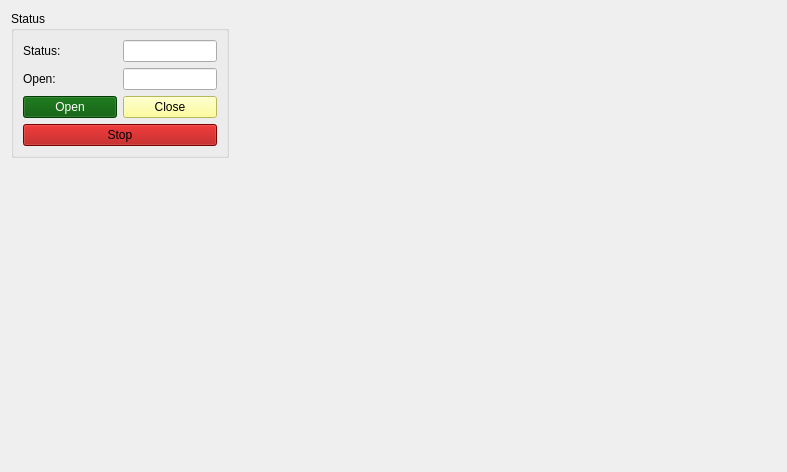
<?xml version="1.0" encoding="UTF-8"?>
<ui version="4.0">
 <class>WidgetRoof</class>
 <widget class="QWidget" name="WidgetRoof">
  <property name="geometry">
   <rect>
    <x>0</x>
    <y>0</y>
    <width>787</width>
    <height>472</height>
   </rect>
  </property>
  <property name="windowTitle">
   <string>Form</string>
  </property>
  <layout class="QHBoxLayout" name="horizontalLayout" stretch="0,1">
   <item>
    <layout class="QVBoxLayout" name="verticalLayout">
     <item>
      <widget class="QGroupBox" name="groupBox_2">
       <property name="title">
        <string>Status</string>
       </property>
       <layout class="QGridLayout" name="gridLayout_2" columnstretch="1,1">
        <item row="1" column="1">
         <widget class="QLineEdit" name="labelOpen">
          <property name="alignment">
           <set>Qt::AlignCenter</set>
          </property>
          <property name="readOnly">
           <bool>true</bool>
          </property>
         </widget>
        </item>
        <item row="0" column="1">
         <widget class="QLineEdit" name="labelStatus">
          <property name="alignment">
           <set>Qt::AlignCenter</set>
          </property>
          <property name="readOnly">
           <bool>true</bool>
          </property>
         </widget>
        </item>
        <item row="0" column="0">
         <widget class="QLabel" name="label_9">
          <property name="text">
           <string>Status:</string>
          </property>
         </widget>
        </item>
        <item row="1" column="0">
         <widget class="QLabel" name="label_10">
          <property name="text">
           <string>Open:</string>
          </property>
         </widget>
        </item>
        <item row="2" column="0">
         <widget class="QPushButton" name="buttonOpen">
          <property name="palette">
           <palette>
            <active>
             <colorrole role="WindowText">
              <brush brushstyle="SolidPattern">
               <color alpha="255">
                <red>255</red>
                <green>255</green>
                <blue>255</blue>
               </color>
              </brush>
             </colorrole>
             <colorrole role="Button">
              <brush brushstyle="SolidPattern">
               <color alpha="255">
                <red>0</red>
                <green>85</green>
                <blue>0</blue>
               </color>
              </brush>
             </colorrole>
             <colorrole role="Light">
              <brush brushstyle="SolidPattern">
               <color alpha="255">
                <red>0</red>
                <green>127</green>
                <blue>0</blue>
               </color>
              </brush>
             </colorrole>
             <colorrole role="Midlight">
              <brush brushstyle="SolidPattern">
               <color alpha="255">
                <red>0</red>
                <green>106</green>
                <blue>0</blue>
               </color>
              </brush>
             </colorrole>
             <colorrole role="Dark">
              <brush brushstyle="SolidPattern">
               <color alpha="255">
                <red>0</red>
                <green>42</green>
                <blue>0</blue>
               </color>
              </brush>
             </colorrole>
             <colorrole role="Mid">
              <brush brushstyle="SolidPattern">
               <color alpha="255">
                <red>0</red>
                <green>56</green>
                <blue>0</blue>
               </color>
              </brush>
             </colorrole>
             <colorrole role="Text">
              <brush brushstyle="SolidPattern">
               <color alpha="255">
                <red>255</red>
                <green>255</green>
                <blue>255</blue>
               </color>
              </brush>
             </colorrole>
             <colorrole role="BrightText">
              <brush brushstyle="SolidPattern">
               <color alpha="255">
                <red>255</red>
                <green>255</green>
                <blue>255</blue>
               </color>
              </brush>
             </colorrole>
             <colorrole role="ButtonText">
              <brush brushstyle="SolidPattern">
               <color alpha="255">
                <red>255</red>
                <green>255</green>
                <blue>255</blue>
               </color>
              </brush>
             </colorrole>
             <colorrole role="Base">
              <brush brushstyle="SolidPattern">
               <color alpha="255">
                <red>0</red>
                <green>0</green>
                <blue>0</blue>
               </color>
              </brush>
             </colorrole>
             <colorrole role="Window">
              <brush brushstyle="SolidPattern">
               <color alpha="255">
                <red>0</red>
                <green>85</green>
                <blue>0</blue>
               </color>
              </brush>
             </colorrole>
             <colorrole role="Shadow">
              <brush brushstyle="SolidPattern">
               <color alpha="255">
                <red>0</red>
                <green>0</green>
                <blue>0</blue>
               </color>
              </brush>
             </colorrole>
             <colorrole role="AlternateBase">
              <brush brushstyle="SolidPattern">
               <color alpha="255">
                <red>0</red>
                <green>42</green>
                <blue>0</blue>
               </color>
              </brush>
             </colorrole>
             <colorrole role="ToolTipBase">
              <brush brushstyle="SolidPattern">
               <color alpha="255">
                <red>255</red>
                <green>255</green>
                <blue>220</blue>
               </color>
              </brush>
             </colorrole>
             <colorrole role="ToolTipText">
              <brush brushstyle="SolidPattern">
               <color alpha="255">
                <red>0</red>
                <green>0</green>
                <blue>0</blue>
               </color>
              </brush>
             </colorrole>
            </active>
            <inactive>
             <colorrole role="WindowText">
              <brush brushstyle="SolidPattern">
               <color alpha="255">
                <red>255</red>
                <green>255</green>
                <blue>255</blue>
               </color>
              </brush>
             </colorrole>
             <colorrole role="Button">
              <brush brushstyle="SolidPattern">
               <color alpha="255">
                <red>0</red>
                <green>85</green>
                <blue>0</blue>
               </color>
              </brush>
             </colorrole>
             <colorrole role="Light">
              <brush brushstyle="SolidPattern">
               <color alpha="255">
                <red>0</red>
                <green>127</green>
                <blue>0</blue>
               </color>
              </brush>
             </colorrole>
             <colorrole role="Midlight">
              <brush brushstyle="SolidPattern">
               <color alpha="255">
                <red>0</red>
                <green>106</green>
                <blue>0</blue>
               </color>
              </brush>
             </colorrole>
             <colorrole role="Dark">
              <brush brushstyle="SolidPattern">
               <color alpha="255">
                <red>0</red>
                <green>42</green>
                <blue>0</blue>
               </color>
              </brush>
             </colorrole>
             <colorrole role="Mid">
              <brush brushstyle="SolidPattern">
               <color alpha="255">
                <red>0</red>
                <green>56</green>
                <blue>0</blue>
               </color>
              </brush>
             </colorrole>
             <colorrole role="Text">
              <brush brushstyle="SolidPattern">
               <color alpha="255">
                <red>255</red>
                <green>255</green>
                <blue>255</blue>
               </color>
              </brush>
             </colorrole>
             <colorrole role="BrightText">
              <brush brushstyle="SolidPattern">
               <color alpha="255">
                <red>255</red>
                <green>255</green>
                <blue>255</blue>
               </color>
              </brush>
             </colorrole>
             <colorrole role="ButtonText">
              <brush brushstyle="SolidPattern">
               <color alpha="255">
                <red>255</red>
                <green>255</green>
                <blue>255</blue>
               </color>
              </brush>
             </colorrole>
             <colorrole role="Base">
              <brush brushstyle="SolidPattern">
               <color alpha="255">
                <red>0</red>
                <green>0</green>
                <blue>0</blue>
               </color>
              </brush>
             </colorrole>
             <colorrole role="Window">
              <brush brushstyle="SolidPattern">
               <color alpha="255">
                <red>0</red>
                <green>85</green>
                <blue>0</blue>
               </color>
              </brush>
             </colorrole>
             <colorrole role="Shadow">
              <brush brushstyle="SolidPattern">
               <color alpha="255">
                <red>0</red>
                <green>0</green>
                <blue>0</blue>
               </color>
              </brush>
             </colorrole>
             <colorrole role="AlternateBase">
              <brush brushstyle="SolidPattern">
               <color alpha="255">
                <red>0</red>
                <green>42</green>
                <blue>0</blue>
               </color>
              </brush>
             </colorrole>
             <colorrole role="ToolTipBase">
              <brush brushstyle="SolidPattern">
               <color alpha="255">
                <red>255</red>
                <green>255</green>
                <blue>220</blue>
               </color>
              </brush>
             </colorrole>
             <colorrole role="ToolTipText">
              <brush brushstyle="SolidPattern">
               <color alpha="255">
                <red>0</red>
                <green>0</green>
                <blue>0</blue>
               </color>
              </brush>
             </colorrole>
            </inactive>
            <disabled>
             <colorrole role="WindowText">
              <brush brushstyle="SolidPattern">
               <color alpha="255">
                <red>0</red>
                <green>42</green>
                <blue>0</blue>
               </color>
              </brush>
             </colorrole>
             <colorrole role="Button">
              <brush brushstyle="SolidPattern">
               <color alpha="255">
                <red>0</red>
                <green>85</green>
                <blue>0</blue>
               </color>
              </brush>
             </colorrole>
             <colorrole role="Light">
              <brush brushstyle="SolidPattern">
               <color alpha="255">
                <red>0</red>
                <green>127</green>
                <blue>0</blue>
               </color>
              </brush>
             </colorrole>
             <colorrole role="Midlight">
              <brush brushstyle="SolidPattern">
               <color alpha="255">
                <red>0</red>
                <green>106</green>
                <blue>0</blue>
               </color>
              </brush>
             </colorrole>
             <colorrole role="Dark">
              <brush brushstyle="SolidPattern">
               <color alpha="255">
                <red>0</red>
                <green>42</green>
                <blue>0</blue>
               </color>
              </brush>
             </colorrole>
             <colorrole role="Mid">
              <brush brushstyle="SolidPattern">
               <color alpha="255">
                <red>0</red>
                <green>56</green>
                <blue>0</blue>
               </color>
              </brush>
             </colorrole>
             <colorrole role="Text">
              <brush brushstyle="SolidPattern">
               <color alpha="255">
                <red>0</red>
                <green>42</green>
                <blue>0</blue>
               </color>
              </brush>
             </colorrole>
             <colorrole role="BrightText">
              <brush brushstyle="SolidPattern">
               <color alpha="255">
                <red>255</red>
                <green>255</green>
                <blue>255</blue>
               </color>
              </brush>
             </colorrole>
             <colorrole role="ButtonText">
              <brush brushstyle="SolidPattern">
               <color alpha="255">
                <red>0</red>
                <green>42</green>
                <blue>0</blue>
               </color>
              </brush>
             </colorrole>
             <colorrole role="Base">
              <brush brushstyle="SolidPattern">
               <color alpha="255">
                <red>0</red>
                <green>85</green>
                <blue>0</blue>
               </color>
              </brush>
             </colorrole>
             <colorrole role="Window">
              <brush brushstyle="SolidPattern">
               <color alpha="255">
                <red>0</red>
                <green>85</green>
                <blue>0</blue>
               </color>
              </brush>
             </colorrole>
             <colorrole role="Shadow">
              <brush brushstyle="SolidPattern">
               <color alpha="255">
                <red>0</red>
                <green>0</green>
                <blue>0</blue>
               </color>
              </brush>
             </colorrole>
             <colorrole role="AlternateBase">
              <brush brushstyle="SolidPattern">
               <color alpha="255">
                <red>0</red>
                <green>85</green>
                <blue>0</blue>
               </color>
              </brush>
             </colorrole>
             <colorrole role="ToolTipBase">
              <brush brushstyle="SolidPattern">
               <color alpha="255">
                <red>255</red>
                <green>255</green>
                <blue>220</blue>
               </color>
              </brush>
             </colorrole>
             <colorrole role="ToolTipText">
              <brush brushstyle="SolidPattern">
               <color alpha="255">
                <red>0</red>
                <green>0</green>
                <blue>0</blue>
               </color>
              </brush>
             </colorrole>
            </disabled>
           </palette>
          </property>
          <property name="text">
           <string>Open</string>
          </property>
         </widget>
        </item>
        <item row="2" column="1">
         <widget class="QPushButton" name="buttonClose">
          <property name="palette">
           <palette>
            <active>
             <colorrole role="WindowText">
              <brush brushstyle="SolidPattern">
               <color alpha="255">
                <red>0</red>
                <green>0</green>
                <blue>0</blue>
               </color>
              </brush>
             </colorrole>
             <colorrole role="Button">
              <brush brushstyle="SolidPattern">
               <color alpha="255">
                <red>255</red>
                <green>255</green>
                <blue>127</blue>
               </color>
              </brush>
             </colorrole>
             <colorrole role="Light">
              <brush brushstyle="SolidPattern">
               <color alpha="255">
                <red>255</red>
                <green>255</green>
                <blue>255</blue>
               </color>
              </brush>
             </colorrole>
             <colorrole role="Midlight">
              <brush brushstyle="SolidPattern">
               <color alpha="255">
                <red>255</red>
                <green>255</green>
                <blue>191</blue>
               </color>
              </brush>
             </colorrole>
             <colorrole role="Dark">
              <brush brushstyle="SolidPattern">
               <color alpha="255">
                <red>127</red>
                <green>127</green>
                <blue>63</blue>
               </color>
              </brush>
             </colorrole>
             <colorrole role="Mid">
              <brush brushstyle="SolidPattern">
               <color alpha="255">
                <red>170</red>
                <green>170</green>
                <blue>84</blue>
               </color>
              </brush>
             </colorrole>
             <colorrole role="Text">
              <brush brushstyle="SolidPattern">
               <color alpha="255">
                <red>0</red>
                <green>0</green>
                <blue>0</blue>
               </color>
              </brush>
             </colorrole>
             <colorrole role="BrightText">
              <brush brushstyle="SolidPattern">
               <color alpha="255">
                <red>255</red>
                <green>255</green>
                <blue>255</blue>
               </color>
              </brush>
             </colorrole>
             <colorrole role="ButtonText">
              <brush brushstyle="SolidPattern">
               <color alpha="255">
                <red>0</red>
                <green>0</green>
                <blue>0</blue>
               </color>
              </brush>
             </colorrole>
             <colorrole role="Base">
              <brush brushstyle="SolidPattern">
               <color alpha="255">
                <red>255</red>
                <green>255</green>
                <blue>255</blue>
               </color>
              </brush>
             </colorrole>
             <colorrole role="Window">
              <brush brushstyle="SolidPattern">
               <color alpha="255">
                <red>255</red>
                <green>255</green>
                <blue>127</blue>
               </color>
              </brush>
             </colorrole>
             <colorrole role="Shadow">
              <brush brushstyle="SolidPattern">
               <color alpha="255">
                <red>0</red>
                <green>0</green>
                <blue>0</blue>
               </color>
              </brush>
             </colorrole>
             <colorrole role="AlternateBase">
              <brush brushstyle="SolidPattern">
               <color alpha="255">
                <red>255</red>
                <green>255</green>
                <blue>191</blue>
               </color>
              </brush>
             </colorrole>
             <colorrole role="ToolTipBase">
              <brush brushstyle="SolidPattern">
               <color alpha="255">
                <red>255</red>
                <green>255</green>
                <blue>220</blue>
               </color>
              </brush>
             </colorrole>
             <colorrole role="ToolTipText">
              <brush brushstyle="SolidPattern">
               <color alpha="255">
                <red>0</red>
                <green>0</green>
                <blue>0</blue>
               </color>
              </brush>
             </colorrole>
            </active>
            <inactive>
             <colorrole role="WindowText">
              <brush brushstyle="SolidPattern">
               <color alpha="255">
                <red>0</red>
                <green>0</green>
                <blue>0</blue>
               </color>
              </brush>
             </colorrole>
             <colorrole role="Button">
              <brush brushstyle="SolidPattern">
               <color alpha="255">
                <red>255</red>
                <green>255</green>
                <blue>127</blue>
               </color>
              </brush>
             </colorrole>
             <colorrole role="Light">
              <brush brushstyle="SolidPattern">
               <color alpha="255">
                <red>255</red>
                <green>255</green>
                <blue>255</blue>
               </color>
              </brush>
             </colorrole>
             <colorrole role="Midlight">
              <brush brushstyle="SolidPattern">
               <color alpha="255">
                <red>255</red>
                <green>255</green>
                <blue>191</blue>
               </color>
              </brush>
             </colorrole>
             <colorrole role="Dark">
              <brush brushstyle="SolidPattern">
               <color alpha="255">
                <red>127</red>
                <green>127</green>
                <blue>63</blue>
               </color>
              </brush>
             </colorrole>
             <colorrole role="Mid">
              <brush brushstyle="SolidPattern">
               <color alpha="255">
                <red>170</red>
                <green>170</green>
                <blue>84</blue>
               </color>
              </brush>
             </colorrole>
             <colorrole role="Text">
              <brush brushstyle="SolidPattern">
               <color alpha="255">
                <red>0</red>
                <green>0</green>
                <blue>0</blue>
               </color>
              </brush>
             </colorrole>
             <colorrole role="BrightText">
              <brush brushstyle="SolidPattern">
               <color alpha="255">
                <red>255</red>
                <green>255</green>
                <blue>255</blue>
               </color>
              </brush>
             </colorrole>
             <colorrole role="ButtonText">
              <brush brushstyle="SolidPattern">
               <color alpha="255">
                <red>0</red>
                <green>0</green>
                <blue>0</blue>
               </color>
              </brush>
             </colorrole>
             <colorrole role="Base">
              <brush brushstyle="SolidPattern">
               <color alpha="255">
                <red>255</red>
                <green>255</green>
                <blue>255</blue>
               </color>
              </brush>
             </colorrole>
             <colorrole role="Window">
              <brush brushstyle="SolidPattern">
               <color alpha="255">
                <red>255</red>
                <green>255</green>
                <blue>127</blue>
               </color>
              </brush>
             </colorrole>
             <colorrole role="Shadow">
              <brush brushstyle="SolidPattern">
               <color alpha="255">
                <red>0</red>
                <green>0</green>
                <blue>0</blue>
               </color>
              </brush>
             </colorrole>
             <colorrole role="AlternateBase">
              <brush brushstyle="SolidPattern">
               <color alpha="255">
                <red>255</red>
                <green>255</green>
                <blue>191</blue>
               </color>
              </brush>
             </colorrole>
             <colorrole role="ToolTipBase">
              <brush brushstyle="SolidPattern">
               <color alpha="255">
                <red>255</red>
                <green>255</green>
                <blue>220</blue>
               </color>
              </brush>
             </colorrole>
             <colorrole role="ToolTipText">
              <brush brushstyle="SolidPattern">
               <color alpha="255">
                <red>0</red>
                <green>0</green>
                <blue>0</blue>
               </color>
              </brush>
             </colorrole>
            </inactive>
            <disabled>
             <colorrole role="WindowText">
              <brush brushstyle="SolidPattern">
               <color alpha="255">
                <red>127</red>
                <green>127</green>
                <blue>63</blue>
               </color>
              </brush>
             </colorrole>
             <colorrole role="Button">
              <brush brushstyle="SolidPattern">
               <color alpha="255">
                <red>255</red>
                <green>255</green>
                <blue>127</blue>
               </color>
              </brush>
             </colorrole>
             <colorrole role="Light">
              <brush brushstyle="SolidPattern">
               <color alpha="255">
                <red>255</red>
                <green>255</green>
                <blue>255</blue>
               </color>
              </brush>
             </colorrole>
             <colorrole role="Midlight">
              <brush brushstyle="SolidPattern">
               <color alpha="255">
                <red>255</red>
                <green>255</green>
                <blue>191</blue>
               </color>
              </brush>
             </colorrole>
             <colorrole role="Dark">
              <brush brushstyle="SolidPattern">
               <color alpha="255">
                <red>127</red>
                <green>127</green>
                <blue>63</blue>
               </color>
              </brush>
             </colorrole>
             <colorrole role="Mid">
              <brush brushstyle="SolidPattern">
               <color alpha="255">
                <red>170</red>
                <green>170</green>
                <blue>84</blue>
               </color>
              </brush>
             </colorrole>
             <colorrole role="Text">
              <brush brushstyle="SolidPattern">
               <color alpha="255">
                <red>127</red>
                <green>127</green>
                <blue>63</blue>
               </color>
              </brush>
             </colorrole>
             <colorrole role="BrightText">
              <brush brushstyle="SolidPattern">
               <color alpha="255">
                <red>255</red>
                <green>255</green>
                <blue>255</blue>
               </color>
              </brush>
             </colorrole>
             <colorrole role="ButtonText">
              <brush brushstyle="SolidPattern">
               <color alpha="255">
                <red>127</red>
                <green>127</green>
                <blue>63</blue>
               </color>
              </brush>
             </colorrole>
             <colorrole role="Base">
              <brush brushstyle="SolidPattern">
               <color alpha="255">
                <red>255</red>
                <green>255</green>
                <blue>127</blue>
               </color>
              </brush>
             </colorrole>
             <colorrole role="Window">
              <brush brushstyle="SolidPattern">
               <color alpha="255">
                <red>255</red>
                <green>255</green>
                <blue>127</blue>
               </color>
              </brush>
             </colorrole>
             <colorrole role="Shadow">
              <brush brushstyle="SolidPattern">
               <color alpha="255">
                <red>0</red>
                <green>0</green>
                <blue>0</blue>
               </color>
              </brush>
             </colorrole>
             <colorrole role="AlternateBase">
              <brush brushstyle="SolidPattern">
               <color alpha="255">
                <red>255</red>
                <green>255</green>
                <blue>127</blue>
               </color>
              </brush>
             </colorrole>
             <colorrole role="ToolTipBase">
              <brush brushstyle="SolidPattern">
               <color alpha="255">
                <red>255</red>
                <green>255</green>
                <blue>220</blue>
               </color>
              </brush>
             </colorrole>
             <colorrole role="ToolTipText">
              <brush brushstyle="SolidPattern">
               <color alpha="255">
                <red>0</red>
                <green>0</green>
                <blue>0</blue>
               </color>
              </brush>
             </colorrole>
            </disabled>
           </palette>
          </property>
          <property name="text">
           <string>Close</string>
          </property>
         </widget>
        </item>
        <item row="3" column="0" colspan="2">
         <widget class="QPushButton" name="buttonStop">
          <property name="palette">
           <palette>
            <active>
             <colorrole role="WindowText">
              <brush brushstyle="SolidPattern">
               <color alpha="255">
                <red>0</red>
                <green>0</green>
                <blue>0</blue>
               </color>
              </brush>
             </colorrole>
             <colorrole role="Button">
              <brush brushstyle="SolidPattern">
               <color alpha="255">
                <red>170</red>
                <green>0</green>
                <blue>0</blue>
               </color>
              </brush>
             </colorrole>
             <colorrole role="Light">
              <brush brushstyle="SolidPattern">
               <color alpha="255">
                <red>255</red>
                <green>0</green>
                <blue>0</blue>
               </color>
              </brush>
             </colorrole>
             <colorrole role="Midlight">
              <brush brushstyle="SolidPattern">
               <color alpha="255">
                <red>212</red>
                <green>0</green>
                <blue>0</blue>
               </color>
              </brush>
             </colorrole>
             <colorrole role="Dark">
              <brush brushstyle="SolidPattern">
               <color alpha="255">
                <red>85</red>
                <green>0</green>
                <blue>0</blue>
               </color>
              </brush>
             </colorrole>
             <colorrole role="Mid">
              <brush brushstyle="SolidPattern">
               <color alpha="255">
                <red>113</red>
                <green>0</green>
                <blue>0</blue>
               </color>
              </brush>
             </colorrole>
             <colorrole role="Text">
              <brush brushstyle="SolidPattern">
               <color alpha="255">
                <red>0</red>
                <green>0</green>
                <blue>0</blue>
               </color>
              </brush>
             </colorrole>
             <colorrole role="BrightText">
              <brush brushstyle="SolidPattern">
               <color alpha="255">
                <red>255</red>
                <green>255</green>
                <blue>255</blue>
               </color>
              </brush>
             </colorrole>
             <colorrole role="ButtonText">
              <brush brushstyle="SolidPattern">
               <color alpha="255">
                <red>0</red>
                <green>0</green>
                <blue>0</blue>
               </color>
              </brush>
             </colorrole>
             <colorrole role="Base">
              <brush brushstyle="SolidPattern">
               <color alpha="255">
                <red>255</red>
                <green>255</green>
                <blue>255</blue>
               </color>
              </brush>
             </colorrole>
             <colorrole role="Window">
              <brush brushstyle="SolidPattern">
               <color alpha="255">
                <red>170</red>
                <green>0</green>
                <blue>0</blue>
               </color>
              </brush>
             </colorrole>
             <colorrole role="Shadow">
              <brush brushstyle="SolidPattern">
               <color alpha="255">
                <red>0</red>
                <green>0</green>
                <blue>0</blue>
               </color>
              </brush>
             </colorrole>
             <colorrole role="AlternateBase">
              <brush brushstyle="SolidPattern">
               <color alpha="255">
                <red>212</red>
                <green>127</green>
                <blue>127</blue>
               </color>
              </brush>
             </colorrole>
             <colorrole role="ToolTipBase">
              <brush brushstyle="SolidPattern">
               <color alpha="255">
                <red>255</red>
                <green>255</green>
                <blue>220</blue>
               </color>
              </brush>
             </colorrole>
             <colorrole role="ToolTipText">
              <brush brushstyle="SolidPattern">
               <color alpha="255">
                <red>0</red>
                <green>0</green>
                <blue>0</blue>
               </color>
              </brush>
             </colorrole>
            </active>
            <inactive>
             <colorrole role="WindowText">
              <brush brushstyle="SolidPattern">
               <color alpha="255">
                <red>0</red>
                <green>0</green>
                <blue>0</blue>
               </color>
              </brush>
             </colorrole>
             <colorrole role="Button">
              <brush brushstyle="SolidPattern">
               <color alpha="255">
                <red>170</red>
                <green>0</green>
                <blue>0</blue>
               </color>
              </brush>
             </colorrole>
             <colorrole role="Light">
              <brush brushstyle="SolidPattern">
               <color alpha="255">
                <red>255</red>
                <green>0</green>
                <blue>0</blue>
               </color>
              </brush>
             </colorrole>
             <colorrole role="Midlight">
              <brush brushstyle="SolidPattern">
               <color alpha="255">
                <red>212</red>
                <green>0</green>
                <blue>0</blue>
               </color>
              </brush>
             </colorrole>
             <colorrole role="Dark">
              <brush brushstyle="SolidPattern">
               <color alpha="255">
                <red>85</red>
                <green>0</green>
                <blue>0</blue>
               </color>
              </brush>
             </colorrole>
             <colorrole role="Mid">
              <brush brushstyle="SolidPattern">
               <color alpha="255">
                <red>113</red>
                <green>0</green>
                <blue>0</blue>
               </color>
              </brush>
             </colorrole>
             <colorrole role="Text">
              <brush brushstyle="SolidPattern">
               <color alpha="255">
                <red>0</red>
                <green>0</green>
                <blue>0</blue>
               </color>
              </brush>
             </colorrole>
             <colorrole role="BrightText">
              <brush brushstyle="SolidPattern">
               <color alpha="255">
                <red>255</red>
                <green>255</green>
                <blue>255</blue>
               </color>
              </brush>
             </colorrole>
             <colorrole role="ButtonText">
              <brush brushstyle="SolidPattern">
               <color alpha="255">
                <red>0</red>
                <green>0</green>
                <blue>0</blue>
               </color>
              </brush>
             </colorrole>
             <colorrole role="Base">
              <brush brushstyle="SolidPattern">
               <color alpha="255">
                <red>255</red>
                <green>255</green>
                <blue>255</blue>
               </color>
              </brush>
             </colorrole>
             <colorrole role="Window">
              <brush brushstyle="SolidPattern">
               <color alpha="255">
                <red>170</red>
                <green>0</green>
                <blue>0</blue>
               </color>
              </brush>
             </colorrole>
             <colorrole role="Shadow">
              <brush brushstyle="SolidPattern">
               <color alpha="255">
                <red>0</red>
                <green>0</green>
                <blue>0</blue>
               </color>
              </brush>
             </colorrole>
             <colorrole role="AlternateBase">
              <brush brushstyle="SolidPattern">
               <color alpha="255">
                <red>212</red>
                <green>127</green>
                <blue>127</blue>
               </color>
              </brush>
             </colorrole>
             <colorrole role="ToolTipBase">
              <brush brushstyle="SolidPattern">
               <color alpha="255">
                <red>255</red>
                <green>255</green>
                <blue>220</blue>
               </color>
              </brush>
             </colorrole>
             <colorrole role="ToolTipText">
              <brush brushstyle="SolidPattern">
               <color alpha="255">
                <red>0</red>
                <green>0</green>
                <blue>0</blue>
               </color>
              </brush>
             </colorrole>
            </inactive>
            <disabled>
             <colorrole role="WindowText">
              <brush brushstyle="SolidPattern">
               <color alpha="255">
                <red>85</red>
                <green>0</green>
                <blue>0</blue>
               </color>
              </brush>
             </colorrole>
             <colorrole role="Button">
              <brush brushstyle="SolidPattern">
               <color alpha="255">
                <red>170</red>
                <green>0</green>
                <blue>0</blue>
               </color>
              </brush>
             </colorrole>
             <colorrole role="Light">
              <brush brushstyle="SolidPattern">
               <color alpha="255">
                <red>255</red>
                <green>0</green>
                <blue>0</blue>
               </color>
              </brush>
             </colorrole>
             <colorrole role="Midlight">
              <brush brushstyle="SolidPattern">
               <color alpha="255">
                <red>212</red>
                <green>0</green>
                <blue>0</blue>
               </color>
              </brush>
             </colorrole>
             <colorrole role="Dark">
              <brush brushstyle="SolidPattern">
               <color alpha="255">
                <red>85</red>
                <green>0</green>
                <blue>0</blue>
               </color>
              </brush>
             </colorrole>
             <colorrole role="Mid">
              <brush brushstyle="SolidPattern">
               <color alpha="255">
                <red>113</red>
                <green>0</green>
                <blue>0</blue>
               </color>
              </brush>
             </colorrole>
             <colorrole role="Text">
              <brush brushstyle="SolidPattern">
               <color alpha="255">
                <red>85</red>
                <green>0</green>
                <blue>0</blue>
               </color>
              </brush>
             </colorrole>
             <colorrole role="BrightText">
              <brush brushstyle="SolidPattern">
               <color alpha="255">
                <red>255</red>
                <green>255</green>
                <blue>255</blue>
               </color>
              </brush>
             </colorrole>
             <colorrole role="ButtonText">
              <brush brushstyle="SolidPattern">
               <color alpha="255">
                <red>85</red>
                <green>0</green>
                <blue>0</blue>
               </color>
              </brush>
             </colorrole>
             <colorrole role="Base">
              <brush brushstyle="SolidPattern">
               <color alpha="255">
                <red>170</red>
                <green>0</green>
                <blue>0</blue>
               </color>
              </brush>
             </colorrole>
             <colorrole role="Window">
              <brush brushstyle="SolidPattern">
               <color alpha="255">
                <red>170</red>
                <green>0</green>
                <blue>0</blue>
               </color>
              </brush>
             </colorrole>
             <colorrole role="Shadow">
              <brush brushstyle="SolidPattern">
               <color alpha="255">
                <red>0</red>
                <green>0</green>
                <blue>0</blue>
               </color>
              </brush>
             </colorrole>
             <colorrole role="AlternateBase">
              <brush brushstyle="SolidPattern">
               <color alpha="255">
                <red>170</red>
                <green>0</green>
                <blue>0</blue>
               </color>
              </brush>
             </colorrole>
             <colorrole role="ToolTipBase">
              <brush brushstyle="SolidPattern">
               <color alpha="255">
                <red>255</red>
                <green>255</green>
                <blue>220</blue>
               </color>
              </brush>
             </colorrole>
             <colorrole role="ToolTipText">
              <brush brushstyle="SolidPattern">
               <color alpha="255">
                <red>0</red>
                <green>0</green>
                <blue>0</blue>
               </color>
              </brush>
             </colorrole>
            </disabled>
           </palette>
          </property>
          <property name="text">
           <string>Stop</string>
          </property>
         </widget>
        </item>
       </layout>
      </widget>
     </item>
     <item>
      <spacer name="verticalSpacer">
       <property name="orientation">
        <enum>Qt::Vertical</enum>
       </property>
       <property name="sizeHint" stdset="0">
        <size>
         <width>20</width>
         <height>40</height>
        </size>
       </property>
      </spacer>
     </item>
    </layout>
   </item>
   <item>
    <spacer name="horizontalSpacer">
     <property name="orientation">
      <enum>Qt::Horizontal</enum>
     </property>
     <property name="sizeHint" stdset="0">
      <size>
       <width>523</width>
       <height>20</height>
      </size>
     </property>
    </spacer>
   </item>
  </layout>
 </widget>
 <resources/>
 <connections/>
</ui>
